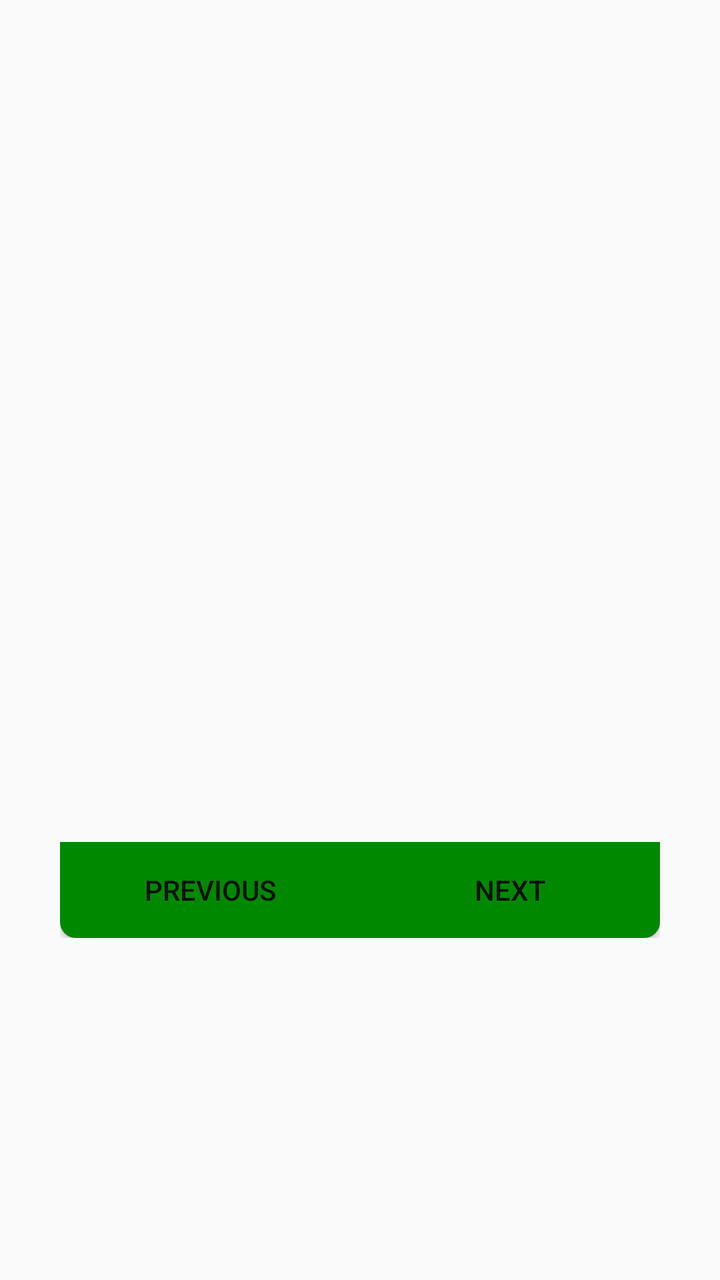
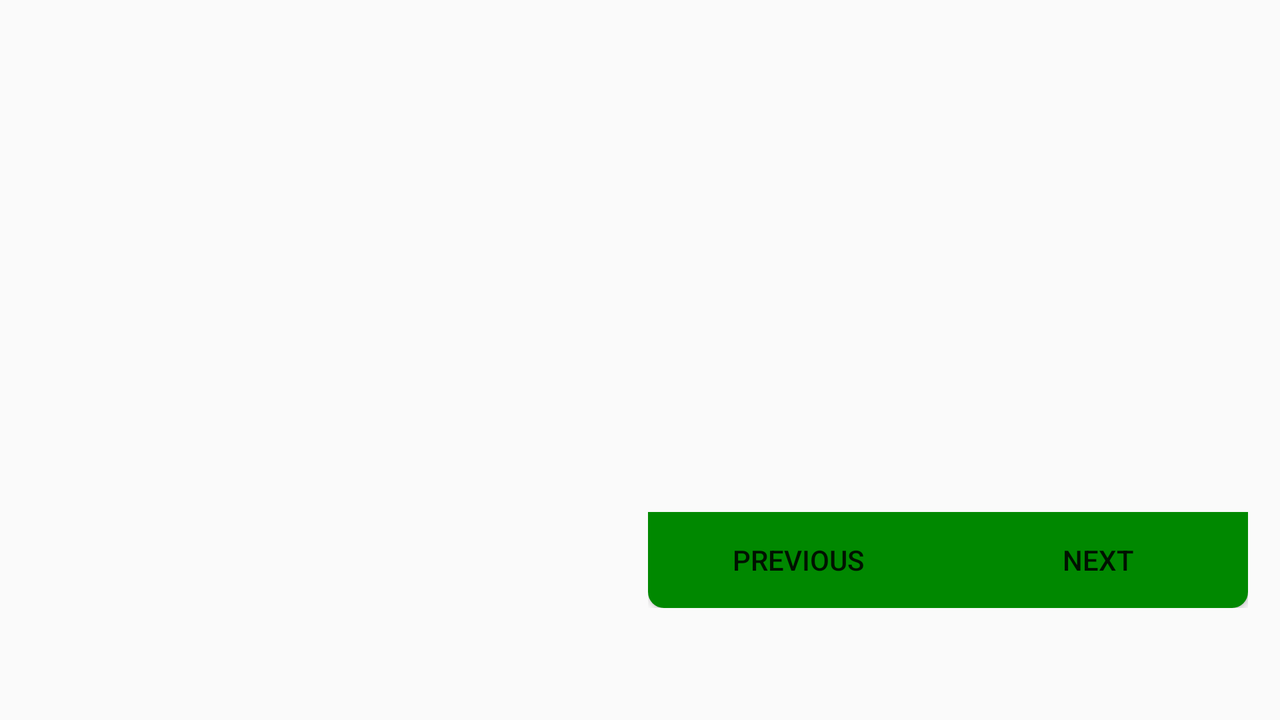

One screen, two layout resources from the same app: the default and the repository's alternative for another configuration. Each is rendered where Android would select it; the XML of both is given below.
<!-- AndroidManifest.xml: application theme AppTheme -->
<!-- res/layout/fragment_cover_chooser.xml -->
<RelativeLayout xmlns:android="http://schemas.android.com/apk/res/android"
                xmlns:tools="http://schemas.android.com/tools"
                android:layout_width="match_parent"
                android:layout_height="match_parent"
                tools:context="ua.com.youtubeviewer.fragment.CoverChooserFragment">

    <LinearLayout
        android:layout_width="wrap_content"
        android:layout_height="wrap_content"
        android:layout_centerInParent="true"
        android:orientation="vertical">

        <ImageView
            android:id="@+id/cover_dialog"
            android:layout_width="@dimen/fragment_image_width"
            android:layout_height="@dimen/fragment_image_height"/>

        <LinearLayout
            android:layout_width="match_parent"
            android:layout_height="wrap_content"
            android:orientation="horizontal">

            <Button
                android:id="@+id/cover_previous"
                android:layout_width="0dp"
                android:layout_height="wrap_content"
                android:layout_weight="1"
                android:background="@drawable/button_previous_selector"
                android:text="@string/fragment_previous_button"/>

            <Button
                android:id="@+id/cover_next"
                android:layout_width="0dp"
                android:layout_height="match_parent"
                android:layout_weight="1"
                android:background="@drawable/button_next_selector"
                android:text="@string/fragment_next_button"/>
        </LinearLayout>
    </LinearLayout>

</RelativeLayout>
<!-- resources referenced by this layout -->
<resources>
  <dimen name="fragment_image_height">250dp</dimen>
  <dimen name="fragment_image_width">300dp</dimen>
  <!-- drawable button_next_selector (drawable) -->
  <?xml version="1.0" encoding="utf-8"?>
  <selector xmlns:android="http://schemas.android.com/apk/res/android">
      <item android:drawable="@drawable/button_next_shape_enabled" android:state_enabled="false"/>
      <item android:drawable="@drawable/button_next_shape_pressed" android:state_pressed="true"/>
      <item android:drawable="@drawable/button_next_shape_unpressed"/>
  </selector>
  <!-- drawable button_previous_selector (drawable) -->
  <?xml version="1.0" encoding="utf-8"?>
  <selector xmlns:android="http://schemas.android.com/apk/res/android">
      <item android:drawable="@drawable/button_previous_shape_enabled" android:state_enabled="false"/>
      <item android:drawable="@drawable/button_previous_shape_pressed" android:state_pressed="true"/>
      <item android:drawable="@drawable/button_previous_shape_unpressed"/>
  </selector>
  <string name="fragment_next_button">Next</string>
  <string name="fragment_previous_button">Previous</string>
  <style name="AppTheme" parent="Theme.AppCompat.Light.DarkActionBar">
          <item name="colorPrimary">@color/colorPrimary</item>
          <item name="colorPrimaryDark">@color/colorPrimaryDark</item>
          <item name="colorAccent">@color/colorAccent</item>
      </style>
  <!-- drawable button_next_shape_enabled (drawable) -->
  <?xml version="1.0" encoding="utf-8"?>
  <shape xmlns:android="http://schemas.android.com/apk/res/android"
         android:shape="rectangle">
      <solid android:color="@color/button_enabled"/>
      <corners android:bottomRightRadius="8dp"/>
  </shape>
  <!-- drawable button_next_shape_pressed (drawable) -->
  <?xml version="1.0" encoding="utf-8"?>
  <shape xmlns:android="http://schemas.android.com/apk/res/android"
         android:shape="rectangle">
      <solid android:color="@color/button_pressed"/>
      <corners android:bottomRightRadius="8dp"/>
  </shape>
  <!-- drawable button_next_shape_unpressed (drawable) -->
  <?xml version="1.0" encoding="utf-8"?>
  <shape xmlns:android="http://schemas.android.com/apk/res/android"
         android:shape="rectangle">
      <solid android:color="@color/button_default"/>
      <corners android:bottomRightRadius="8dp"/>
  </shape>
  <!-- drawable button_previous_shape_enabled (drawable) -->
  <?xml version="1.0" encoding="utf-8"?>
  <shape xmlns:android="http://schemas.android.com/apk/res/android"
         android:shape="rectangle">
      <solid android:color="@color/button_enabled"/>
      <corners android:bottomLeftRadius="8dp"/>
  </shape>
  <!-- drawable button_previous_shape_pressed (drawable) -->
  <?xml version="1.0" encoding="utf-8"?>
  <shape xmlns:android="http://schemas.android.com/apk/res/android"
         android:shape="rectangle">
      <solid android:color="@color/button_pressed"/>
      <corners android:bottomLeftRadius="8dp"/>
  </shape>
  <!-- drawable button_previous_shape_unpressed (drawable) -->
  <?xml version="1.0" encoding="utf-8"?>
  <shape xmlns:android="http://schemas.android.com/apk/res/android"
         android:shape="rectangle">
      <solid android:color="@color/button_default"/>
      <corners android:bottomLeftRadius="8dp"/>
  </shape>
  <color name="colorPrimary">#ff008800</color>
  <color name="colorPrimaryDark">#ff004400</color>
  <color name="colorAccent">#FF4081</color>
  <color name="button_enabled">#ff004400</color>
  <color name="button_pressed">#ff00bb00</color>
  <color name="button_default">#ff008800</color>
</resources>
<!-- res/layout-land/fragment_cover_chooser.xml (the repository's variant of the layout above) -->
<!-- drawn on the phone turned sideways -->
<RelativeLayout xmlns:android="http://schemas.android.com/apk/res/android"
                xmlns:tools="http://schemas.android.com/tools"
                android:layout_width="match_parent"
                android:layout_height="match_parent"
                tools:context="ua.com.youtubeviewer.fragment.CoverChooserFragment">

    <LinearLayout
        android:layout_width="wrap_content"
        android:layout_height="wrap_content"
        android:layout_alignParentEnd="true"
        android:layout_alignParentRight="true"
        android:layout_centerInParent="true"
        android:orientation="vertical"
        android:paddingEnd="@dimen/fragment_image_padding"
        android:paddingRight="@dimen/fragment_image_padding">

        <ImageView
            android:id="@+id/cover_dialog"
            android:layout_width="@dimen/fragment_image_width"
            android:layout_height="@dimen/fragment_image_height_landscape"/>

        <LinearLayout
            android:layout_width="match_parent"
            android:layout_height="wrap_content"
            android:orientation="horizontal">

            <Button
                android:id="@+id/cover_previous"
                android:layout_width="0dp"
                android:layout_height="wrap_content"
                android:layout_weight="1"
                android:background="@drawable/button_previous_selector"
                android:text="@string/fragment_previous_button"/>

            <Button
                android:id="@+id/cover_next"
                android:layout_width="0dp"
                android:layout_height="match_parent"
                android:layout_weight="1"
                android:background="@drawable/button_next_selector"
                android:text="@string/fragment_next_button"/>
        </LinearLayout>
    </LinearLayout>

</RelativeLayout>
<!-- resources referenced by the variant -->
<!-- as the phone turned sideways resolves them -->
<resources>
  <dimen name="fragment_image_height_landscape">200dp</dimen>
  <dimen name="fragment_image_padding">16dp</dimen>
  <dimen name="fragment_image_width">300dp</dimen>
  <!-- drawable button_next_selector (drawable) -->
  <?xml version="1.0" encoding="utf-8"?>
  <selector xmlns:android="http://schemas.android.com/apk/res/android">
      <item android:drawable="@drawable/button_next_shape_enabled" android:state_enabled="false"/>
      <item android:drawable="@drawable/button_next_shape_pressed" android:state_pressed="true"/>
      <item android:drawable="@drawable/button_next_shape_unpressed"/>
  </selector>
  <!-- drawable button_previous_selector (drawable) -->
  <?xml version="1.0" encoding="utf-8"?>
  <selector xmlns:android="http://schemas.android.com/apk/res/android">
      <item android:drawable="@drawable/button_previous_shape_enabled" android:state_enabled="false"/>
      <item android:drawable="@drawable/button_previous_shape_pressed" android:state_pressed="true"/>
      <item android:drawable="@drawable/button_previous_shape_unpressed"/>
  </selector>
  <string name="fragment_next_button">Next</string>
  <string name="fragment_previous_button">Previous</string>
  <style name="AppTheme" parent="Theme.AppCompat.Light.DarkActionBar">
          <item name="colorPrimary">@color/colorPrimary</item>
          <item name="colorPrimaryDark">@color/colorPrimaryDark</item>
          <item name="colorAccent">@color/colorAccent</item>
      </style>
  <!-- drawable button_next_shape_enabled (drawable) -->
  <?xml version="1.0" encoding="utf-8"?>
  <shape xmlns:android="http://schemas.android.com/apk/res/android"
         android:shape="rectangle">
      <solid android:color="@color/button_enabled"/>
      <corners android:bottomRightRadius="8dp"/>
  </shape>
  <!-- drawable button_next_shape_pressed (drawable) -->
  <?xml version="1.0" encoding="utf-8"?>
  <shape xmlns:android="http://schemas.android.com/apk/res/android"
         android:shape="rectangle">
      <solid android:color="@color/button_pressed"/>
      <corners android:bottomRightRadius="8dp"/>
  </shape>
  <!-- drawable button_next_shape_unpressed (drawable) -->
  <?xml version="1.0" encoding="utf-8"?>
  <shape xmlns:android="http://schemas.android.com/apk/res/android"
         android:shape="rectangle">
      <solid android:color="@color/button_default"/>
      <corners android:bottomRightRadius="8dp"/>
  </shape>
  <!-- drawable button_previous_shape_enabled (drawable) -->
  <?xml version="1.0" encoding="utf-8"?>
  <shape xmlns:android="http://schemas.android.com/apk/res/android"
         android:shape="rectangle">
      <solid android:color="@color/button_enabled"/>
      <corners android:bottomLeftRadius="8dp"/>
  </shape>
  <!-- drawable button_previous_shape_pressed (drawable) -->
  <?xml version="1.0" encoding="utf-8"?>
  <shape xmlns:android="http://schemas.android.com/apk/res/android"
         android:shape="rectangle">
      <solid android:color="@color/button_pressed"/>
      <corners android:bottomLeftRadius="8dp"/>
  </shape>
  <!-- drawable button_previous_shape_unpressed (drawable) -->
  <?xml version="1.0" encoding="utf-8"?>
  <shape xmlns:android="http://schemas.android.com/apk/res/android"
         android:shape="rectangle">
      <solid android:color="@color/button_default"/>
      <corners android:bottomLeftRadius="8dp"/>
  </shape>
  <color name="colorPrimary">#ff008800</color>
  <color name="colorPrimaryDark">#ff004400</color>
  <color name="colorAccent">#FF4081</color>
  <color name="button_enabled">#ff004400</color>
  <color name="button_pressed">#ff00bb00</color>
  <color name="button_default">#ff008800</color>
</resources>
